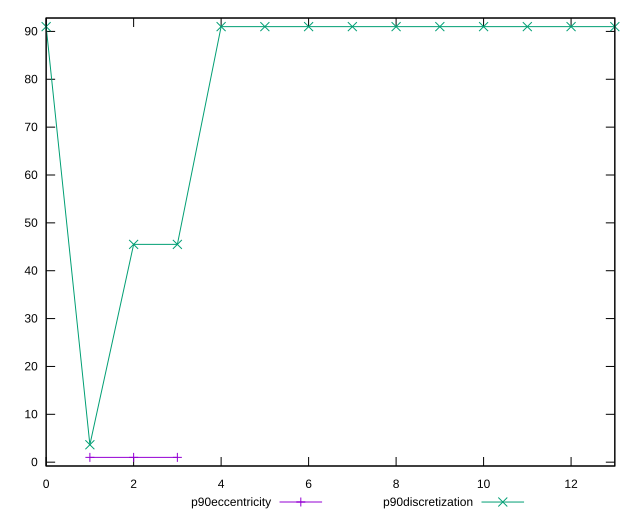

This figure's gnuplot source:
reset

$p90Eccentricity <<EOF
1 1.0000000000000002
2 0.9999999999999967
3 0.9999999999999949
EOF

$p90Discretization <<EOF
0 91
1 3.64
2 45.5
3 45.5
4 91
5 91
6 91
7 91
8 91
9 91
10 91
11 91
12 91
13 91
EOF

set key outside below
set xrange [0:13]
set yrange [-0.8000000000000052:92.8]
set trange [-0.8000000000000052:92.8]
set terminal svg size 640, 520 enhanced background rgb 'white'
set output "reprap/unused-javascript/progression/eccentricity.svg"

plot $p90Eccentricity title "p90eccentricity" with linespoints, \
     $p90Discretization title "p90discretization" with linespoints

reset
